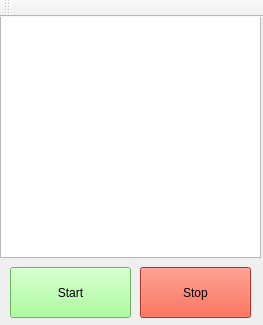
<?xml version="1.0" encoding="UTF-8"?>
<ui version="4.0">
 <class>PomodoroTimer</class>
 <widget class="QMainWindow" name="PomodoroTimer">
  <property name="geometry">
   <rect>
    <x>0</x>
    <y>0</y>
    <width>263</width>
    <height>325</height>
   </rect>
  </property>
  <property name="windowTitle">
   <string>MainWindow</string>
  </property>
  <widget class="QWidget" name="centralWidget">
   <widget class="QPushButton" name="pushButton">
    <property name="geometry">
     <rect>
      <x>10</x>
      <y>250</y>
      <width>121</width>
      <height>51</height>
     </rect>
    </property>
    <property name="styleSheet">
     <string notr="true">background-color: rgb(145, 255, 128);
font: 75 14pt &quot;DejaVu Sans Mono&quot;;</string>
    </property>
    <property name="text">
     <string>Start</string>
    </property>
   </widget>
   <widget class="QPushButton" name="pushButton_2">
    <property name="geometry">
     <rect>
      <x>140</x>
      <y>250</y>
      <width>111</width>
      <height>51</height>
     </rect>
    </property>
    <property name="styleSheet">
     <string notr="true">background-color: rgb(235, 70, 43);
font: 75 14pt &quot;DejaVu Sans Mono&quot;;</string>
    </property>
    <property name="text">
     <string>Stop</string>
    </property>
   </widget>
   <widget class="QGraphicsView" name="graphicsView">
    <property name="geometry">
     <rect>
      <x>0</x>
      <y>-10</y>
      <width>261</width>
      <height>251</height>
     </rect>
    </property>
    <property name="whatsThis">
     <string>&lt;html&gt;&lt;head/&gt;&lt;body&gt;&lt;p align=&quot;center&quot;&gt;&lt;img src=&quot;:/~/pomodoro/gui/pomodoro.png&quot;/&gt;&lt;/p&gt;&lt;/body&gt;&lt;/html&gt;</string>
    </property>
    <property name="styleSheet">
     <string notr="true">background-image: url(:/images/pomodoro.png);</string>
    </property>
    <property name="frameShadow">
     <enum>QFrame::Plain</enum>
    </property>
   </widget>
  </widget>
  <widget class="QToolBar" name="mainToolBar">
   <attribute name="toolBarArea">
    <enum>TopToolBarArea</enum>
   </attribute>
   <attribute name="toolBarBreak">
    <bool>false</bool>
   </attribute>
  </widget>
  <action name="actionStartTimer">
   <property name="text">
    <string>StartTimer</string>
   </property>
  </action>
 </widget>
 <layoutdefault spacing="6" margin="11"/>
 <resources>
  <include location="new.qrc"/>
 </resources>
 <connections/>
</ui>
